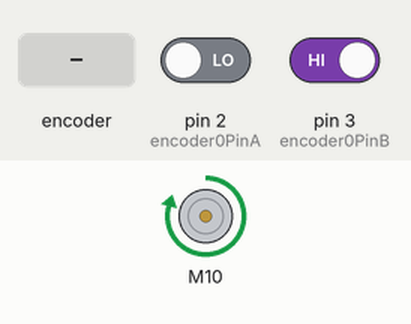
A sketch run on a simulated Arduino Uno, built with avr-gcc and run on an emulated ATmega328P. Parts: DC motor (green arrow = forward, orange = backward, longer = faster). The inputs (shaded band) are chosen by the test bench; at power-on: pin 2 (encoder0PinA) LOW, pin 3 (encoder0PinB) HIGH. What the sketch prints to the serial monitor is not drawn.

Above: at 1.2 s.
1.3 s: rotary encoder on pin 2 (encoder0PinA) / pin 3 (encoder0PinB) turned 1 step (first pin leading)
Timing chart, 0 to 4.3 s (numbered marks = the images above; inputs shaded):
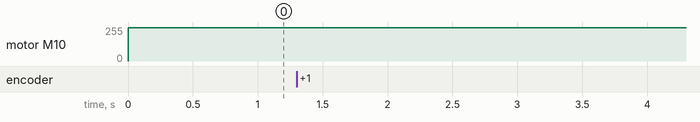

The sketch:

DCMotorDriverTB6612FNG.ino
```cpp
/******************************************************************************
TestRun.ino
TB6612FNG H-Bridge Motor Driver Example code
Michelle @ SparkFun Electronics
8/20/16
https://github.com/sparkfun/SparkFun_TB6612FNG_Arduino_Library

Uses 2 motors to show examples of the functions in the library.  This causes
a robot to do a little 'jig'.  Each movement has an equal and opposite movement
so assuming your motors are balanced the bot should end up at the same place it
started.

Resources:
TB6612 SparkFun Library

Development environment specifics:
Developed on Arduino 1.6.4
Developed with ROB-9457
******************************************************************************/

#define encoder0PinA  2
#define encoder0PinB  3
volatile unsigned int encoder0Pos = 1788;


// This is the library for the TB6612 that contains the class Motor and all the
// functions
#include <SparkFun_TB6612.h>

// Pins for all inputs, keep in mind the PWM defines must be on PWM pins
// the default pins listed are the ones used on the Redbot (ROB-12097) with
// the exception of STBY which the Redbot controls with a physical switch
  #define AIN1 10
  #define BIN1 7
  #define AIN2 4
  #define BIN2 8
  #define PWMA 5
  #define PWMB 6
  #define STBY 9

// these constants are used to allow you to make your motor configuration
// line up with function names like forward.  Value can be 1 or -1
const int offsetA = 1;
const int offsetB = 1;

// Initializing motors.  The library will allow you to initialize as many
// motors as you have memory for.  If you are using functions like forward
// that take 2 motors as arguements you can either write new functions or
// call the function more than once.
Motor motor1 = Motor(AIN1, AIN2, PWMA, offsetA, STBY);
Motor motor2 = Motor(BIN1, BIN2, PWMB, offsetB, STBY);

void setup()
{
  Serial.begin(9600);

  pinMode(encoder0PinA, INPUT);
  //digitalWrite(encoder0PinA, HIGH);       // turn on pull-up resistor
  pinMode(encoder0PinB, INPUT);
  //digitalWrite(encoder0PinB, HIGH);       // turn on pull-up resistor

  attachInterrupt(0, doEncoder, CHANGE);  // encoder pin on interrupt 0 - pin 2

  //pinMode(10,INPUT);
  //pinMode(11,INPUT);
 //Nothing here
  motor1.drive(250);
}

void doEncoder() {
  /* If pinA and pinB are both high or both low, it is spinning
     forward. If they're different, it's going backward.

     For more information on speeding up this process, see
     [Reference/PortManipulation], specifically the PIND register.
  */
  //if (bitRead(PORTD,encoder0PinA) == bitRead(PORTD,encoder0PinB)) {
  if (digitalRead(encoder0PinA) == digitalRead(encoder0PinB)) {
    encoder0Pos++;
  }
  else {
    encoder0Pos--;
  }

  if(encoder0Pos == 0) {
    motor1.brake();
    detachInterrupt(0);
  }
 Serial.println(encoder0Pos);
//  Serial.print(digitalRead(encoder0PinA));
//  Serial.print(" ");
//  Serial.println(bitRead(PORTD,encoder0PinA));

}


void loop()
{

   //Use of the drive function which takes as arguements the speed
   //and optional duration.  A negative speed will cause it to go
   //backwards.  Speed can be from -255 to 255.  Also use of the
   //brake function which takes no arguements.

//   Serial.print("A: ");
//   Serial.print(digitalRead(10));
//   Serial.print(" B: ");
//   Serial.println(digitalRead(11));

   //motor1.drive(-255,1000);
   //motor1.brake();
   //delay(1000);

   //Use of the drive function which takes as arguements the speed
   //and optional duration.  A negative speed will cause it to go
   //backwards.  Speed can be from -255 to 255.  Also use of the
   //brake function which takes no arguements.
   //motor1.drive(-50,2000);
   //motor2.drive(-255,1000);
   //motor1.brake();
   //delay(1000);

   //Use of the forward function, which takes as arguements two motors
   //and optionally a speed.  If a negative number is used for speed
   //it will go backwards
   //forward(motor1, motor2, 150);
   //delay(1000);

   //Use of the back function, which takes as arguments two motors
   //and optionally a speed.  Either a positive number or a negative
   //number for speed will cause it to go backwards
   //back(motor1, motor2, -150);
   //delay(1000);

   //Use of the brake function which takes as arguments two motors.
   //Note that functions do not stop motors on their own.
   //brake(motor1, motor2);
   //delay(1000);

   //Use of the left and right functions which take as arguements two
   //motors and a speed.  This function turns both motors to move in
   //the appropriate direction.  For turning a single motor use drive.
   //left(motor1, motor2, 100);
   //delay(1000);
   //right(motor1, motor2, 100);
   //delay(1000);

   //Use of brake again.
   //brake(motor1, motor2);
   //delay(1000);

}
```

Measured:
- after the input at 1.3 s, every drawn part: stays the same
